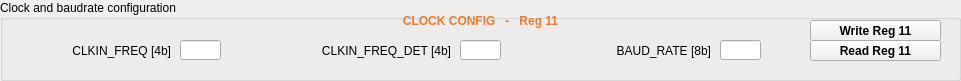
    <widget class="QGroupBox" name="groupBox_7">
     <property name="geometry">
      <rect>
       <x>10</x>
       <y>20</y>
       <width>961</width>
       <height>81</height>
      </rect>
     </property>
     <property name="title">
      <string>Clock and baudrate configuration</string>
     </property>
     <widget class="QLabel" name="label_88">
      <property name="geometry">
       <rect>
        <x>350</x>
        <y>10</y>
        <width>261</width>
        <height>21</height>
       </rect>
      </property>
      <property name="font">
       <font>
        <weight>75</weight>
        <bold>true</bold>
       </font>
      </property>
      <property name="styleSheet">
       <string notr="true">color: rgb(233, 125, 46);</string>
      </property>
      <property name="text">
       <string>CLOCK CONFIG   -   Reg 11</string>
      </property>
      <property name="alignment">
       <set>Qt::AlignCenter</set>
      </property>
     </widget>
     <widget class="CustomControls::LineEdit" name="lineEdit_12">
      <property name="geometry">
       <rect>
        <x>720</x>
        <y>40</y>
        <width>41</width>
        <height>20</height>
       </rect>
      </property>
      <property name="accessibleName">
       <string>MREG11[BAUD_RATE]</string>
      </property>
     </widget>
     <widget class="QLabel" name="label_89">
      <property name="geometry">
       <rect>
        <x>20</x>
        <y>40</y>
        <width>151</width>
        <height>21</height>
       </rect>
      </property>
      <property name="text">
       <string>CLKIN_FREQ [4b]</string>
      </property>
      <property name="alignment">
       <set>Qt::AlignRight|Qt::AlignTrailing|Qt::AlignVCenter</set>
      </property>
     </widget>
     <widget class="QLabel" name="label_90">
      <property name="geometry">
       <rect>
        <x>560</x>
        <y>40</y>
        <width>151</width>
        <height>21</height>
       </rect>
      </property>
      <property name="text">
       <string>BAUD_RATE [8b]</string>
      </property>
      <property name="alignment">
       <set>Qt::AlignRight|Qt::AlignTrailing|Qt::AlignVCenter</set>
      </property>
     </widget>
     <widget class="CustomControls::LineEdit" name="lineEdit_14">
      <property name="geometry">
       <rect>
        <x>180</x>
        <y>40</y>
        <width>41</width>
        <height>20</height>
       </rect>
      </property>
      <property name="accessibleName">
       <string>MREG11[CLKIN_FREQ]</string>
      </property>
     </widget>
     <widget class="CustomControls::PushButton" name="pushButton_12">
      <property name="enabled">
       <bool>true</bool>
      </property>
      <property name="geometry">
       <rect>
        <x>810</x>
        <y>40</y>
        <width>131</width>
        <height>21</height>
       </rect>
      </property>
      <property name="palette">
       <palette>
        <active>
         <colorrole role="Button">
          <brush brushstyle="SolidPattern">
           <color alpha="255">
            <red>240</red>
            <green>240</green>
            <blue>240</blue>
           </color>
          </brush>
         </colorrole>
        </active>
        <inactive>
         <colorrole role="Button">
          <brush brushstyle="SolidPattern">
           <color alpha="255">
            <red>240</red>
            <green>240</green>
            <blue>240</blue>
           </color>
          </brush>
         </colorrole>
        </inactive>
        <disabled>
         <colorrole role="Button">
          <brush brushstyle="SolidPattern">
           <color alpha="255">
            <red>240</red>
            <green>240</green>
            <blue>240</blue>
           </color>
          </brush>
         </colorrole>
        </disabled>
       </palette>
      </property>
      <property name="font">
       <font>
        <weight>75</weight>
        <bold>true</bold>
       </font>
      </property>
      <property name="accessibleName">
       <string>ReadREG11()</string>
      </property>
      <property name="text">
       <string>Read Reg 11</string>
      </property>
     </widget>
     <widget class="CustomControls::PushButton" name="pushButton_13">
      <property name="enabled">
       <bool>true</bool>
      </property>
      <property name="geometry">
       <rect>
        <x>810</x>
        <y>20</y>
        <width>131</width>
        <height>21</height>
       </rect>
      </property>
      <property name="font">
       <font>
        <weight>75</weight>
        <bold>true</bold>
       </font>
      </property>
      <property name="accessibleName">
       <string>WriteREG11()</string>
      </property>
      <property name="text">
       <string>Write Reg 11</string>
      </property>
     </widget>
     <widget class="CustomControls::LineEdit" name="lineEdit_39">
      <property name="geometry">
       <rect>
        <x>460</x>
        <y>40</y>
        <width>41</width>
        <height>20</height>
       </rect>
      </property>
      <property name="accessibleName">
       <string>MREG11[CLKIN_FREQ_DET]</string>
      </property>
     </widget>
     <widget class="QLabel" name="label_92">
      <property name="geometry">
       <rect>
        <x>290</x>
        <y>40</y>
        <width>161</width>
        <height>21</height>
       </rect>
      </property>
      <property name="text">
       <string>CLKIN_FREQ_DET [4b]</string>
      </property>
      <property name="alignment">
       <set>Qt::AlignRight|Qt::AlignTrailing|Qt::AlignVCenter</set>
      </property>
     </widget>
    </widget>
